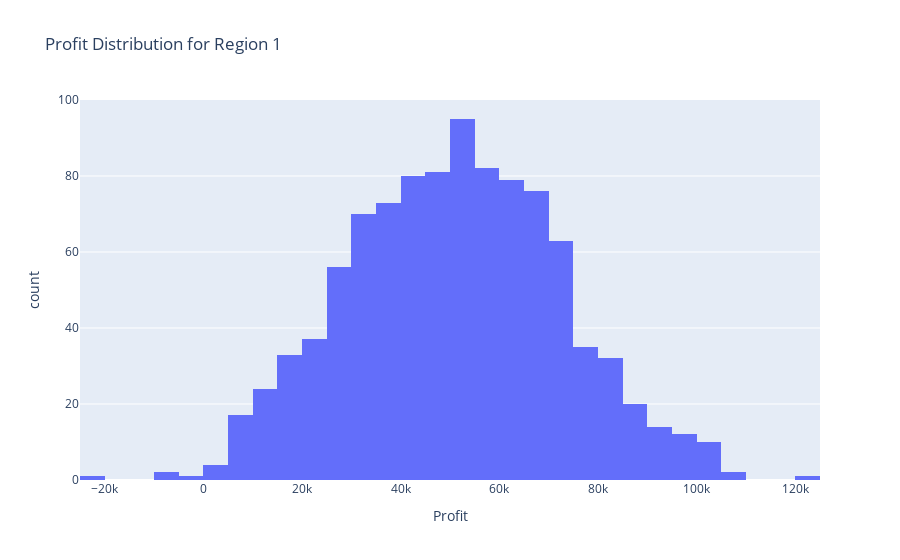

This figure's notebook cell:
### Code cell
# Convert profit values to a DataFrame
df_profit_1 = pd.DataFrame({'Profit': profit_values})

fig = px.histogram(df_profit_1, x='Profit', title='Profit Distribution for Region 1', nbins=30)
fig.show()

### Figure 1 — Plotly figure (JSON) as saved in the notebook; plotly's stock layout.template omitted (floating-point values rounded to 4 significant figures; data arrays with more than 128 entries replaced by an {"elided": "..."} marker saying what was removed)
{"data": [{"alignmentgroup": "True", "bingroup": "x", "hovertemplate": "Profit=%{x}<br>count=%{y}<extra></extra>", "legendgroup": "", "marker": {"color": "#636efa", "pattern": {"shape": ""}}, "name": "", "nbinsx": 30, "offsetgroup": "", "orientation": "v", "showlegend": false, "type": "histogram", "x": {"elided": "1000 float values"}, "xaxis": "x", "yaxis": "y"}], "layout": {"barmode": "relative", "legend": {"tracegroupgap": 0}, "title": {"text": "Profit Distribution for Region 1"}, "xaxis": {"anchor": "y", "domain": [0, 1], "title": {"text": "Profit"}}, "yaxis": {"anchor": "x", "domain": [0, 1], "title": {"text": "count"}}}}
